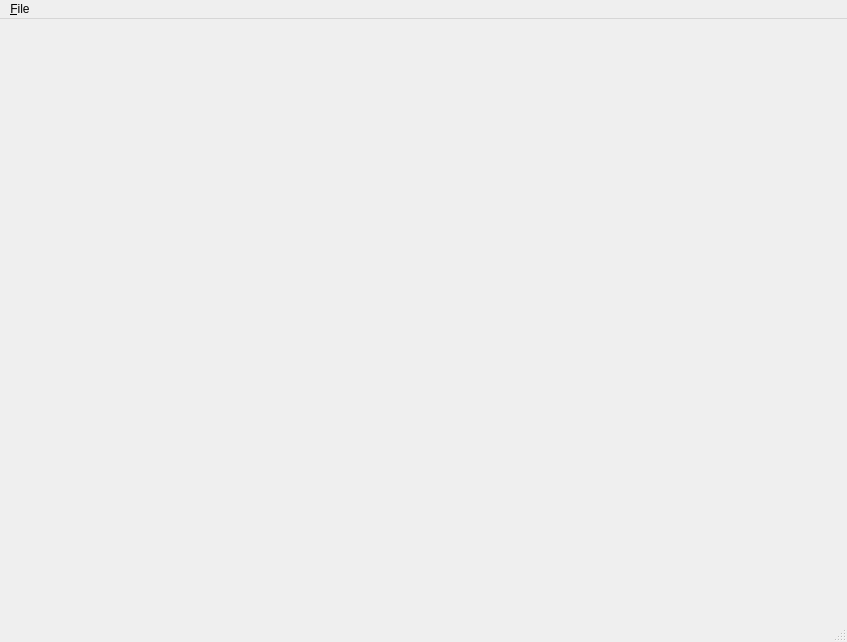
<?xml version="1.0" encoding="UTF-8"?>
<ui version="4.0">
 <class>ctkImageViewerMainWindow</class>
 <widget class="QMainWindow" name="ctkImageViewerMainWindow">
  <property name="geometry">
   <rect>
    <x>0</x>
    <y>0</y>
    <width>847</width>
    <height>642</height>
   </rect>
  </property>
  <property name="windowTitle">
   <string>MainWindow</string>
  </property>
  <widget class="QWidget" name="centralwidget"/>
  <widget class="QMenuBar" name="menubar">
   <property name="geometry">
    <rect>
     <x>0</x>
     <y>0</y>
     <width>847</width>
     <height>22</height>
    </rect>
   </property>
   <widget class="QMenu" name="menu_File">
    <property name="title">
     <string>&amp;File</string>
    </property>
    <addaction name="actionFileOpen"/>
    <addaction name="actionFileQuit"/>
   </widget>
   <addaction name="menu_File"/>
  </widget>
  <widget class="QStatusBar" name="statusbar"/>
  <action name="actionFileQuit">
   <property name="text">
    <string>&amp;Quit</string>
   </property>
  </action>
  <action name="actionFileOpen">
   <property name="text">
    <string>&amp;Open</string>
   </property>
  </action>
 </widget>
 <resources/>
 <connections/>
</ui>
